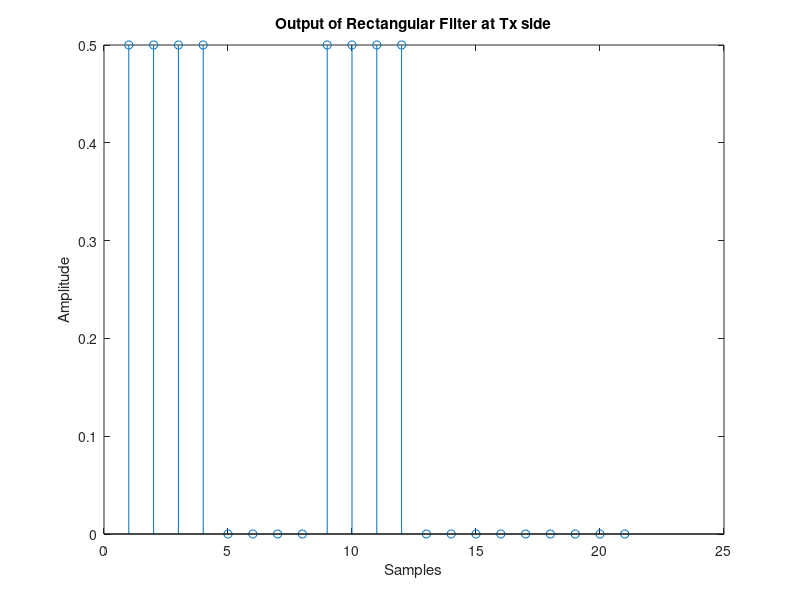

Reproduce this figure in MATLAB.
overSampling_Factor=4;
Input_bit = [1 0 1];
Input_bit_os=upsample(Input_bit,overSampling_Factor); %oversampling by 4
%this is equivalent to performing digital to analog conversion in Tx side
%normalizing the pulse shape to have unit energy
pt = [ones(1,overSampling_Factor) 0 0 0 0 0 0]/sqrt(overSampling_Factor);
% impulse response of a rectangular pulse
%convolving the oversampled input with rectangular pulse
%The output of the convolution operation will be in the transmitter side
output_of_rect_filter = conv(Input_bit_os,pt);
stem(output_of_rect_filter);
title('Output of Rectangular Filter at Tx side')
xlabel('Samples')
ylabel('Amplitude')